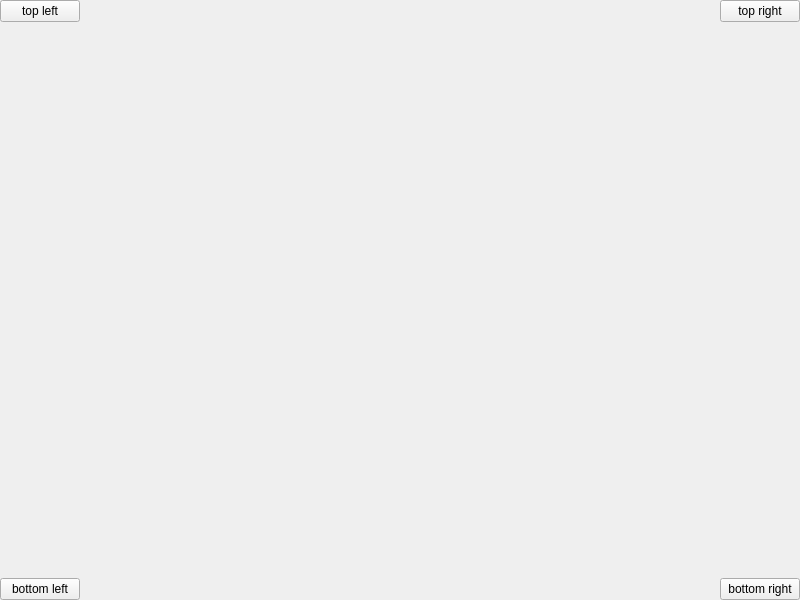
<?xml version="1.0" encoding="UTF-8"?>
<ui version="4.0">
 <class>Overlay</class>
 <widget class="QMainWindow" name="Overlay">
  <property name="geometry">
   <rect>
    <x>0</x>
    <y>0</y>
    <width>800</width>
    <height>600</height>
   </rect>
  </property>
  <property name="windowTitle">
   <string>Overlay</string>
  </property>
  <widget class="QWidget" name="centralwidget">
   <layout class="QGridLayout" name="gridLayout">
    <property name="leftMargin">
     <number>0</number>
    </property>
    <property name="topMargin">
     <number>0</number>
    </property>
    <property name="rightMargin">
     <number>0</number>
    </property>
    <property name="bottomMargin">
     <number>0</number>
    </property>
    <property name="spacing">
     <number>0</number>
    </property>
    <item row="0" column="2">
     <widget class="QPushButton" name="pushButton_2">
      <property name="text">
       <string>top right</string>
      </property>
     </widget>
    </item>
    <item row="1" column="0">
     <spacer name="verticalSpacer">
      <property name="orientation">
       <enum>Qt::Vertical</enum>
      </property>
      <property name="sizeHint" stdset="0">
       <size>
        <width>20</width>
        <height>40</height>
       </size>
      </property>
     </spacer>
    </item>
    <item row="2" column="2">
     <widget class="QPushButton" name="pushButton_4">
      <property name="text">
       <string>bottom right</string>
      </property>
     </widget>
    </item>
    <item row="2" column="0">
     <widget class="QPushButton" name="pushButton_3">
      <property name="text">
       <string>bottom left</string>
      </property>
     </widget>
    </item>
    <item row="0" column="0">
     <widget class="QPushButton" name="pushButton">
      <property name="text">
       <string>top left</string>
      </property>
     </widget>
    </item>
    <item row="0" column="1">
     <spacer name="horizontalSpacer">
      <property name="orientation">
       <enum>Qt::Horizontal</enum>
      </property>
      <property name="sizeHint" stdset="0">
       <size>
        <width>40</width>
        <height>20</height>
       </size>
      </property>
     </spacer>
    </item>
   </layout>
  </widget>
 </widget>
 <resources/>
 <connections/>
</ui>
